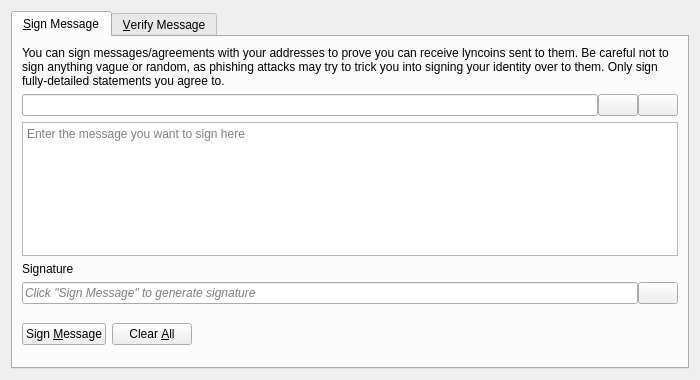
<?xml version="1.0" encoding="UTF-8"?>
<ui version="4.0">
 <class>SignVerifyMessageDialog</class>
 <widget class="QDialog" name="SignVerifyMessageDialog">
  <property name="geometry">
   <rect>
    <x>0</x>
    <y>0</y>
    <width>700</width>
    <height>380</height>
   </rect>
  </property>
  <property name="windowTitle">
   <string>Signatures - Sign / Verify a Message</string>
  </property>
  <property name="modal">
   <bool>true</bool>
  </property>
  <layout class="QVBoxLayout" name="verticalLayout">
   <item>
    <widget class="QTabWidget" name="tabWidget">
     <property name="currentIndex">
      <number>0</number>
     </property>
     <widget class="QWidget" name="tabSignMessage">
      <attribute name="title">
       <string>&amp;Sign Message</string>
      </attribute>
      <layout class="QVBoxLayout" name="verticalLayout_SM">
       <item>
        <widget class="QLabel" name="infoLabel_SM">
         <property name="text">
          <string>You can sign messages/agreements with your addresses to prove you can receive lyncoins sent to them. Be careful not to sign anything vague or random, as phishing attacks may try to trick you into signing your identity over to them. Only sign fully-detailed statements you agree to.</string>
         </property>
         <property name="textFormat">
          <enum>Qt::PlainText</enum>
         </property>
         <property name="wordWrap">
          <bool>true</bool>
         </property>
        </widget>
       </item>
       <item>
        <layout class="QHBoxLayout" name="horizontalLayout_1_SM">
         <property name="spacing">
          <number>0</number>
         </property>
         <item>
          <widget class="QValidatedLineEdit" name="addressIn_SM">
           <property name="toolTip">
            <string>The Lyncoin address to sign the message with</string>
           </property>
          </widget>
         </item>
         <item>
          <widget class="QPushButton" name="addressBookButton_SM">
           <property name="toolTip">
            <string>Choose previously used address</string>
           </property>
           <property name="text">
            <string/>
           </property>
           <property name="icon">
            <iconset resource="../bitcoin.qrc">
             <normaloff>:/icons/address-book</normaloff>:/icons/address-book</iconset>
           </property>
           <property name="shortcut">
            <string>Alt+A</string>
           </property>
           <property name="autoDefault">
            <bool>false</bool>
           </property>
          </widget>
         </item>
         <item>
          <widget class="QPushButton" name="pasteButton_SM">
           <property name="toolTip">
            <string>Paste address from clipboard</string>
           </property>
           <property name="text">
            <string/>
           </property>
           <property name="icon">
            <iconset resource="../bitcoin.qrc">
             <normaloff>:/icons/editpaste</normaloff>:/icons/editpaste</iconset>
           </property>
           <property name="shortcut">
            <string>Alt+P</string>
           </property>
           <property name="autoDefault">
            <bool>false</bool>
           </property>
          </widget>
         </item>
        </layout>
       </item>
       <item>
        <widget class="QPlainTextEdit" name="messageIn_SM">
         <property name="toolTip">
          <string>Enter the message you want to sign here</string>
         </property>
         <property name="placeholderText">
          <string>Enter the message you want to sign here</string>
         </property>
        </widget>
       </item>
       <item>
        <widget class="QLabel" name="signatureLabel_SM">
         <property name="text">
          <string>Signature</string>
         </property>
         <property name="textFormat">
          <enum>Qt::PlainText</enum>
         </property>
        </widget>
       </item>
       <item>
        <layout class="QHBoxLayout" name="horizontalLayout_2_SM">
         <property name="spacing">
          <number>0</number>
         </property>
         <item>
          <widget class="QLineEdit" name="signatureOut_SM">
           <property name="placeholderText">
            <string>Click "Sign Message" to generate signature</string>
           </property>
           <property name="font">
            <font>
             <italic>true</italic>
            </font>
           </property>
           <property name="readOnly">
            <bool>true</bool>
           </property>
          </widget>
         </item>
         <item>
          <widget class="QPushButton" name="copySignatureButton_SM">
           <property name="toolTip">
            <string>Copy the current signature to the system clipboard</string>
           </property>
           <property name="text">
            <string/>
           </property>
           <property name="icon">
            <iconset resource="../bitcoin.qrc">
             <normaloff>:/icons/editcopy</normaloff>:/icons/editcopy</iconset>
           </property>
           <property name="autoDefault">
            <bool>false</bool>
           </property>
          </widget>
         </item>
        </layout>
       </item>
       <item>
        <layout class="QHBoxLayout" name="horizontalLayout_3_SM">
         <item>
          <widget class="QPushButton" name="signMessageButton_SM">
           <property name="toolTip">
            <string>Sign the message to prove you own this Lyncoin address</string>
           </property>
           <property name="text">
            <string>Sign &amp;Message</string>
           </property>
           <property name="icon">
            <iconset resource="../bitcoin.qrc">
             <normaloff>:/icons/edit</normaloff>:/icons/edit</iconset>
           </property>
           <property name="autoDefault">
            <bool>false</bool>
           </property>
          </widget>
         </item>
         <item>
          <widget class="QPushButton" name="clearButton_SM">
           <property name="toolTip">
            <string>Reset all sign message fields</string>
           </property>
           <property name="text">
            <string>Clear &amp;All</string>
           </property>
           <property name="icon">
            <iconset resource="../bitcoin.qrc">
             <normaloff>:/icons/remove</normaloff>:/icons/remove</iconset>
           </property>
           <property name="autoDefault">
            <bool>false</bool>
           </property>
          </widget>
         </item>
         <item>
          <spacer name="horizontalSpacer_1_SM">
           <property name="orientation">
            <enum>Qt::Horizontal</enum>
           </property>
           <property name="sizeHint" stdset="0">
            <size>
             <width>40</width>
             <height>48</height>
            </size>
           </property>
          </spacer>
         </item>
         <item>
          <widget class="QLabel" name="statusLabel_SM">
           <property name="font">
            <font>
             <weight>75</weight>
             <bold>true</bold>
            </font>
           </property>
           <property name="text">
            <string/>
           </property>
           <property name="wordWrap">
            <bool>true</bool>
           </property>
          </widget>
         </item>
         <item>
          <spacer name="horizontalSpacer_2_SM">
           <property name="orientation">
            <enum>Qt::Horizontal</enum>
           </property>
           <property name="sizeHint" stdset="0">
            <size>
             <width>40</width>
             <height>48</height>
            </size>
           </property>
          </spacer>
         </item>
        </layout>
       </item>
      </layout>
     </widget>
     <widget class="QWidget" name="tabVerifyMessage">
      <attribute name="title">
       <string>&amp;Verify Message</string>
      </attribute>
      <layout class="QVBoxLayout" name="verticalLayout_VM">
       <item>
        <widget class="QLabel" name="infoLabel_VM">
         <property name="text">
          <string>Enter the receiver's address, message (ensure you copy line breaks, spaces, tabs, etc. exactly) and signature below to verify the message. Be careful not to read more into the signature than what is in the signed message itself, to avoid being tricked by a man-in-the-middle attack. Note that this only proves the signing party receives with the address, it cannot prove sendership of any transaction!</string>
         </property>
         <property name="textFormat">
          <enum>Qt::PlainText</enum>
         </property>
         <property name="alignment">
          <set>Qt::AlignLeading|Qt::AlignLeft|Qt::AlignTop</set>
         </property>
         <property name="wordWrap">
          <bool>true</bool>
         </property>
        </widget>
       </item>
       <item>
        <layout class="QHBoxLayout" name="horizontalLayout_1_VM">
         <property name="spacing">
          <number>0</number>
         </property>
         <item>
          <widget class="QValidatedLineEdit" name="addressIn_VM">
           <property name="toolTip">
            <string>The Lyncoin address the message was signed with</string>
           </property>
          </widget>
         </item>
         <item>
          <widget class="QPushButton" name="addressBookButton_VM">
           <property name="toolTip">
            <string>Choose previously used address</string>
           </property>
           <property name="text">
            <string/>
           </property>
           <property name="icon">
            <iconset resource="../bitcoin.qrc">
             <normaloff>:/icons/address-book</normaloff>:/icons/address-book</iconset>
           </property>
           <property name="shortcut">
            <string>Alt+A</string>
           </property>
           <property name="autoDefault">
            <bool>false</bool>
           </property>
          </widget>
         </item>
        </layout>
       </item>
       <item>
        <widget class="QPlainTextEdit" name="messageIn_VM">
          <property name="toolTip">
            <string>The signed message to verify</string>
          </property>
          <property name="placeholderText">
            <string>The signed message to verify</string>
          </property>
        </widget>
       </item>
       <item>
        <widget class="QValidatedLineEdit" name="signatureIn_VM">
          <property name="toolTip">
            <string>The signature given when the message was signed</string>
          </property>
          <property name="placeholderText">
            <string>The signature given when the message was signed</string>
          </property>
        </widget>
       </item>
       <item>
        <layout class="QHBoxLayout" name="horizontalLayout_2_VM">
         <item>
          <widget class="QPushButton" name="verifyMessageButton_VM">
           <property name="toolTip">
            <string>Verify the message to ensure it was signed with the specified Lyncoin address</string>
           </property>
           <property name="text">
            <string>Verify &amp;Message</string>
           </property>
           <property name="icon">
            <iconset resource="../bitcoin.qrc">
             <normaloff>:/icons/transaction_0</normaloff>:/icons/transaction_0</iconset>
           </property>
           <property name="autoDefault">
            <bool>false</bool>
           </property>
          </widget>
         </item>
         <item>
          <widget class="QPushButton" name="clearButton_VM">
           <property name="toolTip">
            <string>Reset all verify message fields</string>
           </property>
           <property name="text">
            <string>Clear &amp;All</string>
           </property>
           <property name="icon">
            <iconset resource="../bitcoin.qrc">
             <normaloff>:/icons/remove</normaloff>:/icons/remove</iconset>
           </property>
           <property name="autoDefault">
            <bool>false</bool>
           </property>
          </widget>
         </item>
         <item>
          <spacer name="horizontalSpacer_1_VM">
           <property name="orientation">
            <enum>Qt::Horizontal</enum>
           </property>
           <property name="sizeHint" stdset="0">
            <size>
             <width>40</width>
             <height>48</height>
            </size>
           </property>
          </spacer>
         </item>
         <item>
          <widget class="QLabel" name="statusLabel_VM">
           <property name="font">
            <font>
             <weight>75</weight>
             <bold>true</bold>
            </font>
           </property>
           <property name="text">
            <string/>
           </property>
           <property name="wordWrap">
            <bool>true</bool>
           </property>
          </widget>
         </item>
         <item>
          <spacer name="horizontalSpacer_2_VM">
           <property name="orientation">
            <enum>Qt::Horizontal</enum>
           </property>
           <property name="sizeHint" stdset="0">
            <size>
             <width>40</width>
             <height>48</height>
            </size>
           </property>
          </spacer>
         </item>
        </layout>
       </item>
      </layout>
     </widget>
    </widget>
   </item>
  </layout>
 </widget>
 <customwidgets>
  <customwidget>
   <class>QValidatedLineEdit</class>
   <extends>QLineEdit</extends>
   <header>qt/qvalidatedlineedit.h</header>
  </customwidget>
 </customwidgets>
 <resources>
  <include location="../bitcoin.qrc"/>
 </resources>
 <connections/>
</ui>
